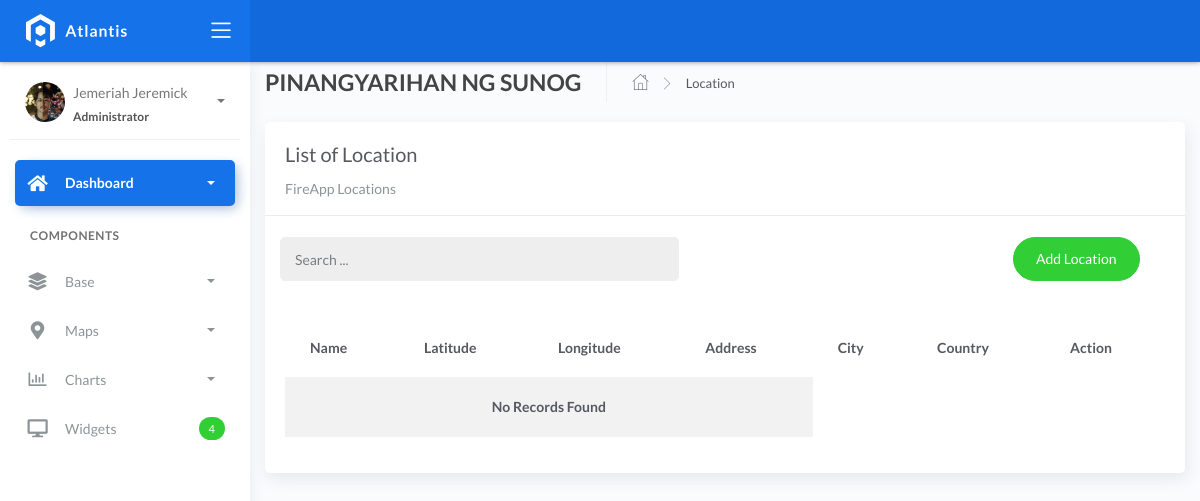
Before: /locationlist with the older database file.
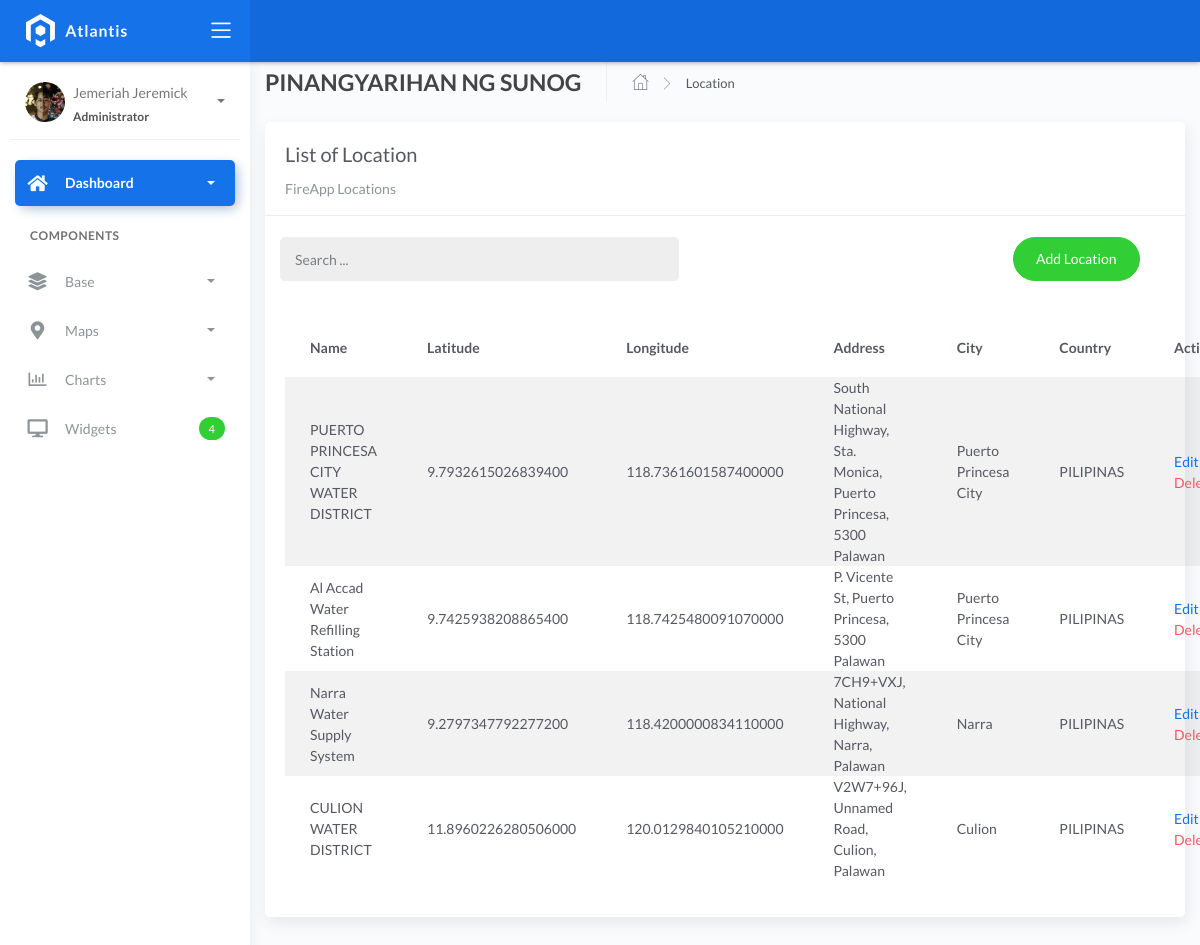
After: the same page with the newer database file.
### fire/models.py (models this page shows, shortened)
class BaseModel(models.Model):
    created_at = models.DateTimeField(auto_now_add=True, db_index=True)
    updated_at = models.DateTimeField(auto_now=True)
    class Meta:
        abstract = True

class Locations(BaseModel):
    name = models.CharField(max_length=150)
    latitude = models.DecimalField(
        max_digits=22, decimal_places=16, null=True, blank=True)
    longitude = models.DecimalField(
        max_digits=22, decimal_places=16, null=True, blank=True)
    address = models.CharField(max_length=150)
    city = models.CharField(max_length=150)  # can be in separate table
    country = models.CharField(max_length=150)  # can be in separate table

### fire/views.py (the view)
# urls.py: path('locationlist', LocationList.as_view(), name='location-list'),
class LocationList(ListView):
    model = Locations
    context_object_name = 'locations'
    template_name = "locationlist.html"
    paginate_by = 5
    def get_queryset(self, *args, **kwargs):
        qs = super(LocationList, self).get_queryset(*args, **kwargs)
        if self.request.GET.get("q") != None:
            query = self.request.GET.get('q')
            qs = qs.filter(Q(name__icontains=query) |
            Q(city__icontains=query) | Q(country__icontains=query))
        return qs

### templates/locationlist.html (shortened to what this page needs)
{% extends 'base.html' %} {% load static %} {% block content %}
<div class="content">
  <div class="container-fluid">
    <div class="page-header">
      <h4 class="page-title">PINANGYARIHAN NG SUNOG</h4>
      <ul class="breadcrumbs">
        <li class="nav-home">
          <a href="{% url 'home' %}">
            <i class="flaticon-home"></i>
          </a>
        </li>
        <li class="separator">
          <i class="flaticon-right-arrow"></i>
        </li>
        <li class="nav-item">
          <a href="#">Location</a>
        </li>
      </ul>
    </div>
    <div class="row">
      <div class="col-md-12">
        <div class="card">
          <div class="card-header">
            <div class="card-title">List of Location</div>
            <div class="card-category">FireApp Locations</div>
          </div>
          <br />
          <div class="col-md-12 row">
            <div class="col-md-6">
              <form
                action=""
                class="navbar-left navbar-form nav-search mr-md-3"
                action="{% url 'location-list' %}"
              >
                <div class="input-group">
                  <input
                    type="text"
                    placeholder="Search ..."
                    class="form-control"
                    name="q"
                  />
                  <div class="input-group-append">
                    <span class="input-group-text">
                    </span>
                  </div>
                </div>
              </form>
            </div>
            <div class="col-md-6">
              <div class="pull-right">
                <a
                  href="{% url 'location-add' %}"
                  class="btn btn-success btn-rounded"
                  >Add Location</a
                >
              </div>
            </div>
          </div>
          <div class="card-body">
            <table class="table table-striped mt-3">
              <thead>
                <tr>
                  <th scope="col">Name</th>
                  <th scope="col">Latitude</th>
                  <th scope="col">Longitude</th>
                  <th scope="col">Address</th>
                  <th scope="col">City</th>
                  <th scope="col">Country</th>
                  <th scope="col">Action</th>
                </tr>
              </thead>
              <tbody>
                {% for object in object_list %}
                <tr>
                  <td>{{ object.name }}</td>
                  <td>{{ object.latitude }}</td>
                  <td>{{ object.longitude }}</td>
                  <td>{{ object.address }}</td>
                  <td>{{ object.city }}</td>
                  <td>{{ object.country }}</td>
                  <td>
                    <a href="locationlist/{{ object.id }}">Edit</a>
                    <a
                      href="locationlist/{{ object.id }}/delete"
                      class="text-danger"
                      >Delete</a
                    >
                  </td>
                </tr>
                {% empty %}
                <tr>
                  <td colspan="4" style="text-align: center">
                    <p class="text-sm font-weight-bold mb-0">
                      No Records Found
                    </p>
                  </td>
                </tr>
                {% endfor %}
              </tbody>
            </table>
          </div>
        </div>
      </div>
    </div>
  </div>
</div>
{% endblock %}

Changed rows visible on the page:
added Locations: name "PUERTO PRINCESA CITY WATER DISTRICT", latitude "9.7932615026839400", longitude "118.7361601587400000", address "South National Highway, Sta. Monica, Puerto Princesa, 5300 Palawan", city "Puerto Princesa City", country "PILIPINAS"
added Locations: name "Al Accad Water Refilling Station", latitude "9.7425938208865400", longitude "118.7425480091070000", address "P. Vicente St, Puerto Princesa, 5300 Palawan", city "Puerto Princesa City", country "PILIPINAS"
added Locations: name "Narra Water Supply System", latitude "9.2797347792277200", longitude "118.4200000834110000", address "7CH9+VXJ, National Highway, Narra, Palawan", city "Narra", country "PILIPINAS"
added Locations: name "CULION WATER DISTRICT", latitude "11.8960226280506000", longitude "120.0129840105210000", address "V2W7+96J, Unnamed Road, Culion, Palawan", city "Culion", country "PILIPINAS"
Other visible differences:
text no longer shown: "No Records Found"
